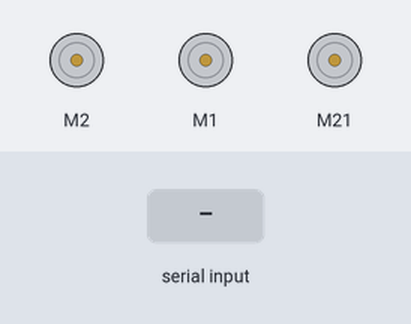
Recording of a sketch running on a simulated Arduino Mega 2560, built with avr-gcc and run on an emulated ATmega2560. Parts: 3 × DC motor (green arrow = forward, orange = backward, longer = faster). The inputs (shaded band) are chosen by the test bench.

Above: at 1.2 s.
1.3 s: "d" received over the second serial link
At 2.3 s:
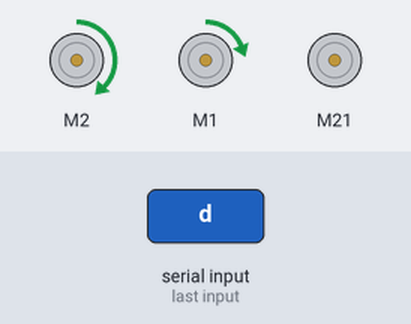
2.8 s: "w" received over the second serial link
At 3.4 s:
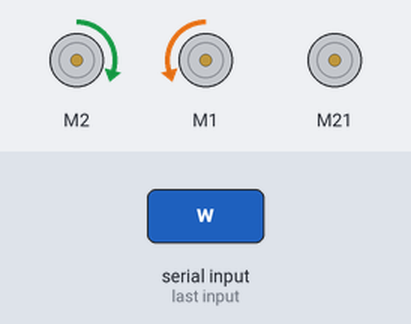
4.3 s: "a" received over the second serial link
At 5.5 s:
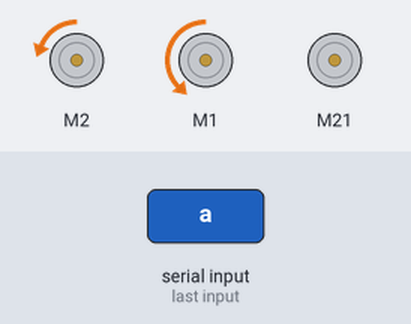
5.8 s: "s" received over the second serial link
At 6.9 s:
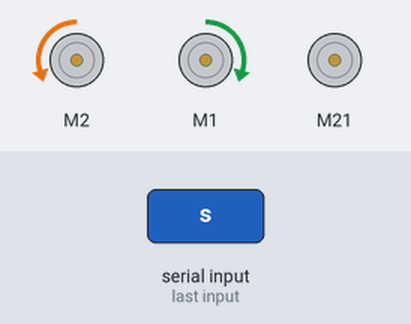
7.3 s: "x" received over the second serial link
At 8.0 s:
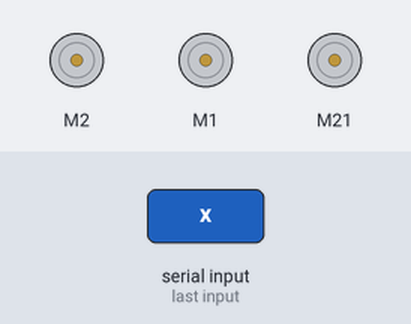
8.8 s: "u" received over the second serial link
At 9.2 s:
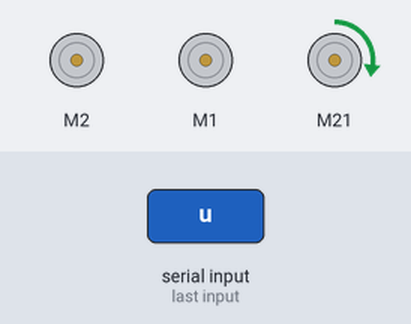
Timing chart, 0 to 11.8 s (numbered marks = the images above; inputs shaded):
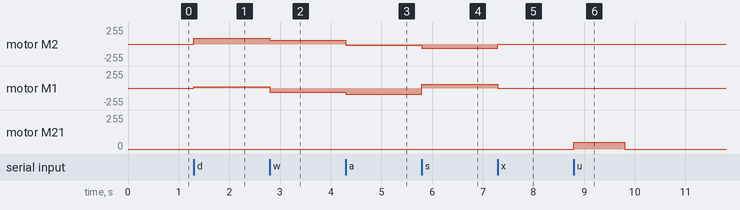

The sketch:

usingKeyboardForControl.ino
```cpp
/**
* Arthur Makumbi
* Summer Research 2017

 * Using MegaPi to control the robotic arm through Bluetooth communication between Mega and RPi3 to get input
 * Upload this file to the arduino board of the robot
 * w - forward
 * a - left
 * s - Backward
 * d - Right
 * u - raise arm
 * j - lower arm
 * k - close hand
 * o - open hand
 *
 * space or x - stop
 *
 * Serial2 for gpio
 * Serial3 for bluetooth
 *
 * https://github.com/Makeblock-official/Robotic-Arm-Add-On-Pack-For-Starter-Robot-Kit/blob/master/Demo/Demo.ino
 *
 */

#include "MeMegaPi.h"

MeMegaPiDCMotor rightMotor(PORT1B);
MeMegaPiDCMotor leftMotor(PORT2B);
MeMegaPiDCMotor arm(PORT3B);
MeMegaPiDCMotor hand(PORT4);

long count = 0;
int16_t armSpeed = 50;
int16_t handSpeed = 50;
int16_t motorSpeed = 60;

void setup() {
//  Serial.begin(115200);
  Serial2.begin(115200);
}

void loop() {
  // listen for the data
  if (Serial2.available() > 0) {
    // read data from serial port
    char command = Serial2.read();  // read the received character from rpi
    Serial2.print("You have input: ");
    Serial2.println(command);
    switch (command){
      case 'd':
        TurnRight();
        break;
      case 'w':
        Forward();
        break;
      case 'a':
        TurnLeft();
        break;
      case 's':
        Backwards();
        break;
      case ' ':
        Stop();
        break;
      case 'x':
        Stop();
        break;
      case 'u':
        RaiseArm();
        break;
      case 'j':
        LowerArm();
        break;
      case 'k':
        HandClose();
        break;
      case 'o':
        HandOpen();
        break;
    }
  }
}

void HandOpen(void){
  hand.run(-handSpeed);
  delay(1000);
  hand.run(0);
}

void HandClose(void){
  hand.run(handSpeed);
  delay(1000);
  hand.run(0);
}

void RaiseArm(void){
  arm.run(armSpeed);
  delay(1000);
  arm.run(0);
}

void LowerArm(void){
  arm.run(-armSpeed);
  delay(1000);
  arm.run(0);
}

void Forward(void){
  leftMotor.run(motorSpeed);
  rightMotor.run(-motorSpeed);
}

void Backwards(void){
  leftMotor.run(-motorSpeed);
  rightMotor.run(motorSpeed);
}

void TurnLeft(void){
  leftMotor.run(-motorSpeed/3);  // /3
  rightMotor.run(-motorSpeed*1.5);
}

void TurnRight(void){
  leftMotor.run(motorSpeed*1.5);
  rightMotor.run(motorSpeed/3);  // /3
}

void Stop(void){
  leftMotor.run(0);
  rightMotor.run(0);
}
```

Measured:
- after the input at 1.3 s, motor M2: stopped → forward 90/255 at once; motor M1: stopped → forward 20/255 at once
- after the input at 2.8 s, motor M2: forward 90/255 → forward 60/255 at once; motor M1: forward 20/255 → backward 60/255 at once
- after the input at 4.3 s, motor M2: forward 60/255 → backward 20/255 at once; motor M1: backward 60/255 → backward 90/255 at once
- after the input at 5.8 s, motor M2: backward 20/255 → backward 60/255 at once; motor M1: backward 90/255 → forward 60/255 at once
- after the input at 7.3 s, motor M2: backward 60/255 → stopped at once; motor M1: forward 60/255 → stopped at once
- after the input at 8.8 s, motor M21: stopped → forward 50/255 at once, → stopped 1.0 s later
